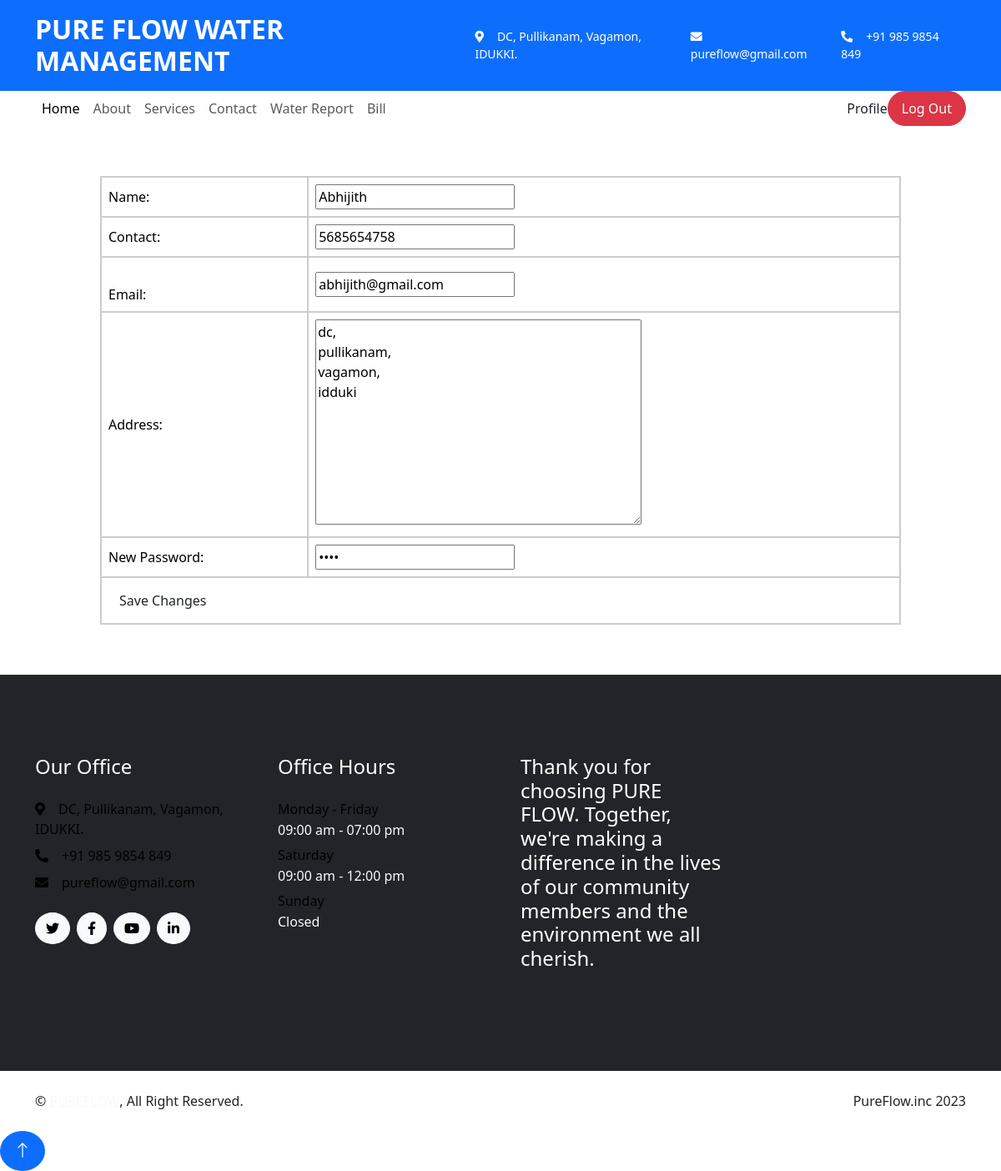
The app's page /user/user_edit.php (signed in) with its own data.
### tables this page shows
CREATE TABLE `tbl_user` (
  `user_id` int(11) NOT NULL,
  `user_name` varchar(25) NOT NULL,
  `user_contact` varchar(10) NOT NULL,
  `user_address` varchar(125) NOT NULL,
  `user_email` varchar(35) NOT NULL,
  `user_proof` varchar(1024) NOT NULL,
  `user_password` varchar(25) NOT NULL,
  `user_vstatus` int(11) NOT NULL DEFAULT 0,
  `customer_id` varchar(9) NOT NULL
);

### user/user_edit.php (the view, shortened to what this page needs)
<?php
include("../assets/connection/connection.php");
include('Head.php');
$user_id = $_SESSION["uid"];
$query = "SELECT * FROM tbl_user WHERE user_id = $user_id";
$result = $con->query($query);
$userData = $result->fetch_assoc();
?>
<!DOCTYPE html>
<html>
<head>
    <link rel="stylesheet" href="../assets/Style/style.css">
</head>
<body>
    <form method="post" action="">
      <table width="290" >
        <tbody>
          <tr>
            <td width="143"><label for="txt_name">Name:</label></td>
            <td width="162"><input type="text" name="txt_name" id="txt_name" value="<?php echo $userData["user_name"]; ?>" required></td>
          </tr>
          <tr>
            <td><label for="txt_tel2">Contact:</label></td>
            <td><input type="text" name="txt_tel" id="txt_tel" value="<?php echo $userData["user_contact"]; ?>" required></td>
          </tr>
          <tr>
            <td><br>
            <label for="txt_email2">Email:</label></td>
            <td><input type="email" name="txt_email" id="txt_email" value="<?php echo $userData["user_email"]; ?>" required></td>
          </tr>
          <tr>
            <td><label for="txt_address2">Address:</label></td>
            <td><textarea name="txt_address" id="txt_address" cols="40" rows="10" required><?php echo $userData["user_address"]; ?></textarea></td>
          </tr>
          <tr>
            <td><label for="txt_password2">New Password:</label></td>
            <td><input type="password" name="txt_password" id="txt_password" value="<?php echo $userData["user_password"]; ?>" ></td>
          </tr>
          <tr>
            <td colspan="2">
          <input class="btn text-center" type="submit" name="submit" class="btn btn-success m-1" value="Save Changes">
          </td>
          </tr>
        </tbody>
      </table>
</form>
</body>
<?php
        include('Foot.php');
        ?>
</html>

### assets/Style/style.css (style rules this page uses)
table { width: 80%; margin: 5% auto; }
table, th, td { border: 2px solid #ccc; border-radius: 10px; background-color: #ffffff9c; color: black; }
th, td { padding: 8px; }

### records on screen
tbl_user: txt_name "Abhijith", txt_tel "5685654758", txt_email "abhijith@gmail.com", txt_address "dc, pullikanam, vagamon, idduki"
